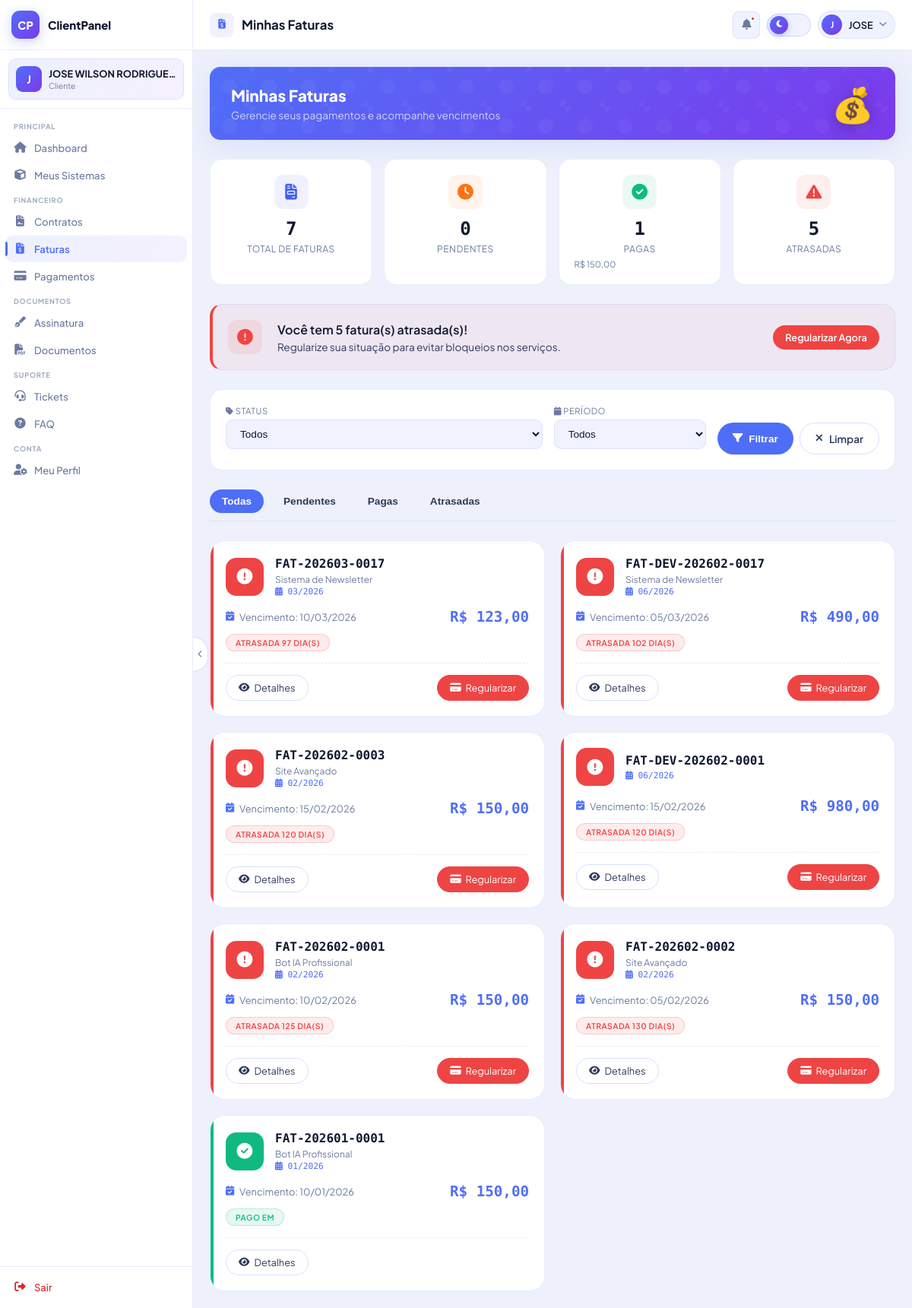
The app's page /cliente/modules/faturas/index.php (signed in) with its own data.
### tables this page shows
CREATE TABLE `clientes` (
  `id` int(11) NOT NULL,
  `nome` varchar(200) NOT NULL,
  `email` varchar(100) NOT NULL,
  `username` varchar(50) DEFAULT NULL,
  `codigo_indicacao` varchar(100) DEFAULT NULL,
  `indicado_por` int(11) DEFAULT NULL,
  `total_indicacoes` int(11) DEFAULT 0,
  `desconto_indicacao` decimal(10,2) DEFAULT 0.00,
  `validade_desconto` date DEFAULT NULL,
  `password_hash` varchar(255) DEFAULT NULL,
  `telefone` varchar(20) DEFAULT NULL,
  `celular` varchar(20) DEFAULT NULL,
  `cpf_cnpj` varchar(20) DEFAULT NULL,
  `rg_ie` varchar(20) DEFAULT NULL,
  `data_nascimento` date DEFAULT NULL,
  `empresa` varchar(200) DEFAULT NULL,
  `cargo` varchar(100) DEFAULT NULL,
  `endereco` text DEFAULT NULL,
  `cidade` varchar(100) DEFAULT NULL,
  `estado` char(2) DEFAULT NULL,
  `cep` varchar(10) DEFAULT NULL,
  `observacoes` text DEFAULT NULL,
  `foto` varchar(255) DEFAULT NULL,
  `status` enum('ativo','inativo','bloqueado') DEFAULT 'ativo',
  `tipo` enum('cliente','admin','parceiro') DEFAULT 'cliente',
  `created_at` timestamp NOT NULL DEFAULT current_timestamp(),
  `updated_at` timestamp NULL DEFAULT NULL ON UPDATE current_timestamp(),
  `ultimo_acesso` datetime DEFAULT NULL,
  `tentativas_falhas` int(11) DEFAULT 0,
  `bloqueado_ate` datetime DEFAULT NULL,
  `token_recuperacao` varchar(100) DEFAULT NULL,
  `token_expira` datetime DEFAULT NULL
);

CREATE TABLE `pagamento_faturas` (
  `id` int(11) NOT NULL,
  `cliente_id` int(11) NOT NULL,
  `contrato_id` int(11) DEFAULT NULL,
  `plano_contratado_id` int(11) DEFAULT NULL,
  `numero_fatura` varchar(50) NOT NULL,
  `tipo` enum('desenvolvimento','mensalidade','multa','entrada') DEFAULT 'mensalidade',
  `mes_referencia` date DEFAULT NULL,
  `descricao` text DEFAULT NULL,
  `valor` decimal(10,2) NOT NULL,
  `desconto` decimal(10,2) DEFAULT 0.00,
  `juros` decimal(10,2) DEFAULT 0.00,
  `multa` decimal(10,2) DEFAULT 0.00,
  `valor_total` decimal(10,2) NOT NULL,
  `data_emissao` date NOT NULL,
  `data_vencimento` date NOT NULL,
  `data_pagamento` datetime DEFAULT NULL,
  `status` enum('pendente','paga','atrasada','cancelada') DEFAULT 'pendente',
  `transacao_id` int(11) DEFAULT NULL,
  `mp_payment_id` varchar(100) DEFAULT NULL,
  `mp_preference_id` varchar(100) DEFAULT NULL,
  `link_pagamento` varchar(500) DEFAULT NULL,
  `pix_qrcode` text DEFAULT NULL,
  `pix_qrcode_base64` text DEFAULT NULL,
  `pix_copiaecola` text DEFAULT NULL,
  `pix_expiracao` datetime DEFAULT NULL,
  `pdf_path` varchar(255) DEFAULT NULL,
  `created_at` timestamp NOT NULL DEFAULT current_timestamp(),
  `updated_at` timestamp NULL DEFAULT NULL ON UPDATE current_timestamp()
);

CREATE TABLE `planos_contratados` (
  `id` int(11) NOT NULL,
  `cliente_id` int(11) NOT NULL,
  `plano_id` int(11) DEFAULT NULL COMMENT 'ID do plano padrão (se aplicável)',
  `tipo_plano` enum('site','sistema','bot','outros') NOT NULL,
  `nome_plano` varchar(255) NOT NULL,
  `descricao` text DEFAULT NULL,
  `valor_plano` decimal(10,2) NOT NULL COMMENT 'Valor único do desenvolvimento',
  `valor_mensal` decimal(10,2) NOT NULL COMMENT 'Valor da mensalidade (manutenção)',
  `forma_pagamento` enum('vista','parcelado','recorrente') DEFAULT 'recorrente',
  `numero_parcelas` int(11) DEFAULT 1,
  `data_inicio` date NOT NULL,
  `data_fim` date DEFAULT NULL,
  `periodo_teste` int(11) DEFAULT 0 COMMENT 'Dias de teste grátis',
  `dia_vencimento` int(11) DEFAULT 10,
  `data_proxima_fatura` date DEFAULT NULL,
  `ultima_fatura_gerada` date DEFAULT NULL,
  `mp_subscription_id` varchar(100) DEFAULT NULL,
  `mp_preapproval_id` varchar(100) DEFAULT NULL,
  `status` enum('ativo','pendente','cancelado','suspenso','concluido') DEFAULT 'ativo',
  `observacoes` text DEFAULT NULL,
  `created_at` timestamp NOT NULL DEFAULT current_timestamp(),
  `updated_at` timestamp NULL DEFAULT NULL ON UPDATE current_timestamp()
);

### cliente/modules/faturas/index.php (the view, shortened to what the rows shown need)
<?php
require_once '../../includes/header.php';
require_once '../../includes/menu.php';
require_once '../../includes/functions/pagamentos.php';
$cid = (int)$_SESSION['cliente_id'];
$status_filter = isset($_GET['status']) ? limparInput($_GET['status']) : '';
$periodo_filter = isset($_GET['periodo']) ? limparInput($_GET['periodo']) : '';
$filtros = [
    'status' => $status_filter,
    'periodo' => $periodo_filter
];
$faturas = buscarFaturasCliente($cid, $filtros, $conn);
?>
<main class="main" id="main">
    <div class="topbar">
        <div class="top-right">
            <div class="user-btn" id="userBtn">
                <div class="sb-av"><?php echo strtoupper(substr($cliente['nome'], 0, 1)); ?></div>
                <span class="user-btn-n"><?php echo htmlspecialchars(explode(' ', $cliente['nome'])[0]); ?></span>
                <i class="fas fa-chevron-down user-chevron"></i>
            </div>
        </div>
    </div>
    <div class="content">
        <div class="welcome" style="margin-bottom: 25px;">
            <div class="welcome-copy">
                <h1>Minhas Faturas</h1>
            </div>
        </div>
        <?php if (empty($faturas)): ?>
        <div class="empty-state">
            <i class="fas fa-file-invoice"></i>
            <h3>Nenhuma fatura encontrada</h3>
            <p>As faturas aparecerão aqui quando disponíveis.</p>
        </div>
        <?php else: ?>
        <div class="faturas-grid">
            <?php foreach ($faturas as $fatura):
                $status_real = $fatura['status_real'] ?? $fatura['status'];
                $dias_vencimento = isset($fatura['dias_para_vencer']) ? (int)$fatura['dias_para_vencer'] : 0;
            ?>
            <div class="fatura-card <?php echo $status_real; ?>" onclick="window.location.href='detalhe.php?id=<?php echo $fatura['id']; ?>'">
                <div class="fatura-header">
                    <div class="fatura-icon" style="background: <?php
                        echo $status_real == 'paga' ? '#10b981' :
                             ($status_real == 'atrasada' ? '#ef4444' : '#f97316');
                    ?>;">
                        <i class="fas <?php
                            echo $status_real == 'paga' ? 'fa-check-circle' :
                                 ($status_real == 'atrasada' ? 'fa-exclamation-circle' : 'fa-clock');
                        ?>"></i>
                    </div>
                    <div class="fatura-info">
                        <div class="fatura-numero">
                            <?php echo htmlspecialchars($fatura['numero_fatura'] ?? 'Fatura #' . $fatura['id']); ?>
                        </div>
                        <?php if (!empty($fatura['nome_plano'])): ?>
                        <div class="fatura-plano">
                            <?php echo htmlspecialchars($fatura['nome_plano']); ?>
                        </div>
                        <?php endif; ?>
                        <div class="fatura-referencia">
                            <i class="fas fa-calendar-alt"></i>
                            <?php echo isset($fatura['mes_referencia']) ? date('m/Y', strtotime($fatura['mes_referencia'])) : date('m/Y'); ?>
                        </div>
                    </div>
                </div>
                <div class="fatura-info-row">
                    <div class="fatura-data">
                        <i class="fas fa-calendar-check"></i>
                        Vencimento: <?php echo date('d/m/Y', strtotime($fatura['data_vencimento'])); ?>
                    </div>
                    <div class="fatura-valor">
                        R$ <?php echo number_format($fatura['valor_total'], 2, ',', '.'); ?>
                    </div>
                </div>
                <div style="margin: 8px 0;">
                    <span class="badge <?php echo $status_real; ?>">
                        <?php
                        echo $status_real == 'paga' ? 'Pago em ' . (isset($fatura['data_pagamento']) ? date('d/m/Y', strtotime($fatura['data_pagamento'])) : '') :
                             ($status_real == 'atrasada' ? 'Atrasada ' . abs($dias_vencimento) . ' dia(s)' :
                             ($dias_vencimento . ' dia(s) para vencer'));
                        ?>
                    </span>
                </div>
                <div class="fatura-footer">
                    <span class="btn-fatura" onclick="event.stopPropagation(); window.location.href='detalhe.php?id=<?php echo $fatura['id']; ?>'">
                        <i class="fas fa-eye"></i> Detalhes
                    </span>
                    <?php if ($status_real == 'pendente' || $status_real == 'atrasada'): ?>
                    <span class="btn-fatura <?php echo $status_real == 'atrasada' ? 'atrasada' : 'pagar'; ?>"
                          onclick="event.stopPropagation(); window.location.href='pagar.php?id=<?php echo $fatura['id']; ?>'">
                        <i class="fas fa-credit-card"></i>
                        <?php echo $status_real == 'atrasada' ? 'Regularizar' : 'Pagar'; ?>
                    </span>
                    <?php endif; ?>
                </div>
            </div>
            <?php endforeach; ?>
        </div>
        <?php endif; ?>
    </div>
</main>
<?php require_once '../../includes/footer.php'; ?>

### cliente/includes/menu.php (shortened to what the rows shown need)
<aside class="sidebar" id="sidebar">
    <div class="sb-prof">
        <div class="sb-prof-pill">
            <div class="sb-av"><?php echo strtoupper(substr($cliente['nome'], 0, 1)); ?></div>
            <div class="sb-prof-info">
                <div class="sb-prof-name"><?php echo htmlspecialchars($cliente['nome']); ?></div>
                <div class="sb-prof-role">Cliente</div>
            </div>
        </div>
    </div>
</aside>

### records on screen
clientes: nome "J", nome "JOSE WILSON RODRIGUE…", nome "JOSE"
pagamento_faturas: numero_fatura "FAT-202603-0017", planos_contratados.nome_plano "Sistema de Newsletter", mes_referencia "03/2026", data_vencimento "10/03/2026", valor_total "123,00", dias_vencimento "97", shows "Regularizar"
pagamento_faturas: numero_fatura "FAT-DEV-202602-0017", planos_contratados.nome_plano "Sistema de Newsletter", data_vencimento "05/03/2026", valor_total "490,00", dias_vencimento "102", shows "Regularizar"
pagamento_faturas: numero_fatura "FAT-202602-0003", planos_contratados.nome_plano "Site Avançado", mes_referencia "02/2026", data_vencimento "15/02/2026", valor_total "150,00", dias_vencimento "120", shows "Regularizar"
pagamento_faturas: numero_fatura "FAT-DEV-202602-0001", data_vencimento "15/02/2026", valor_total "980,00", dias_vencimento "120", shows "Regularizar"
pagamento_faturas: numero_fatura "FAT-202602-0001", planos_contratados.nome_plano "Bot IA Profissional", mes_referencia "02/2026", data_vencimento "10/02/2026", valor_total "150,00", dias_vencimento "125", shows "Regularizar"
pagamento_faturas: numero_fatura "FAT-202602-0002", planos_contratados.nome_plano "Site Avançado", mes_referencia "02/2026", data_vencimento "05/02/2026", valor_total "150,00", dias_vencimento "130", shows "Regularizar"
pagamento_faturas: numero_fatura "FAT-202601-0001", planos_contratados.nome_plano "Bot IA Profissional", mes_referencia "01/2026", data_vencimento "10/01/2026", valor_total "150,00", shows "PAGO EM"

### other values on screen
$data['titulo'] "PRINCIPAL"
$item['nome'] "Dashboard"
$item['nome'] "Meus Sistemas"
$data['titulo'] "FINANCEIRO"
$item['nome'] "Contratos"
$item['nome'] "Faturas"
$item['nome'] "Pagamentos"
$data['titulo'] "DOCUMENTOS"
$item['nome'] "Assinatura"
$item['nome'] "Documentos"
$data['titulo'] "SUPORTE"
$item['nome'] "Tickets"
$item['nome'] "FAQ"
$data['titulo'] "CONTA"
$item['nome'] "Meu Perfil"
